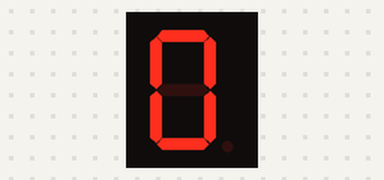
This sketch was run on a simulated Arduino Uno, built with avr-gcc and run on an emulated ATmega328P. Shown: 1-digit seven-segment display. Wiring (inferred from the names in the program): 1-digit 7-segment display, segments lit when HIGH: segments pin 2, pin 3, pin 5, pin 6, pin 7, pin 9, pin 8, pin 4. The segment pins are drawn as the display they are named for.

Above: at 0.1 s.
At 4.1 s:
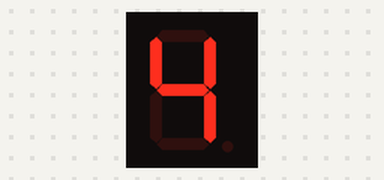
At 9.1 s:
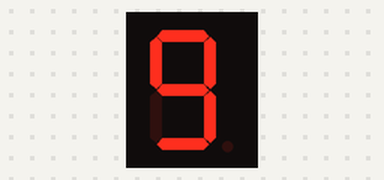
At 18.1 s:
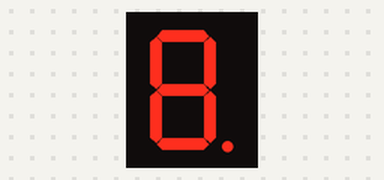
At 28.1 s:
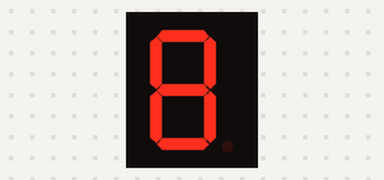
At 39.1 s:
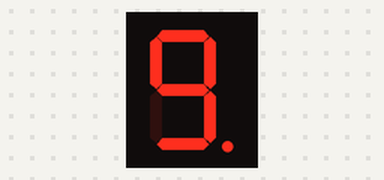

The sketch:

ch05_7segled_number.ino
```cpp
// 七段顯示器每一段連接的腳位定義
#define SEG_E_PIN 7
#define SEG_D_PIN 6
#define SEG_C_PIN 5
#define SEG_DP_PIN 4
#define SEG_B_PIN 3
#define SEG_A_PIN 2
#define SEG_F_PIN 9
#define SEG_G_PIN 8

#define SEG_TOTAL 8 // 總共八段（包含小數點）
int pins[SEG_TOTAL] = {
  SEG_A_PIN, SEG_B_PIN, SEG_C_PIN, SEG_D_PIN,
  SEG_E_PIN, SEG_F_PIN, SEG_G_PIN, SEG_DP_PIN
};

#define NUMBER_TOTAL 10 // 10個數字，0、1、2、...、8、9
// 以二維陣列存放數字與每一段的亮滅對應關係
boolean numbers[NUMBER_TOTAL][SEG_TOTAL] = {
  // A, B, C, D, E, F, G, DP
  {HIGH, HIGH, HIGH, HIGH, HIGH, HIGH, LOW, LOW}, // 0
  {LOW, HIGH, HIGH, LOW, LOW, LOW, LOW, LOW}, // 1
  {HIGH, HIGH, LOW, HIGH, HIGH, LOW, HIGH, LOW}, // 2
  {HIGH, HIGH, HIGH, HIGH, LOW, LOW, HIGH, LOW}, // 3
  {LOW, HIGH, HIGH, LOW, LOW, HIGH, HIGH, LOW}, // 4
  {HIGH, LOW, HIGH, HIGH, LOW, HIGH, HIGH, LOW}, // 5
  {HIGH, LOW, HIGH, HIGH, HIGH, HIGH, HIGH, LOW}, // 6
  {HIGH, HIGH, HIGH, LOW, LOW, HIGH, LOW, LOW}, // 7
  {HIGH, HIGH, HIGH, HIGH, HIGH, HIGH, HIGH, LOW}, // 8
  {HIGH, HIGH, HIGH, HIGH, LOW, HIGH, HIGH, LOW}, // 9
};

// 參數n是想要顯示的數字
// 參數dp代表要不要點亮小數點
void displayNumber(int n, boolean dp){
  if(n < 0 || 9 < n)
    return;

  for(int i = 0; i < SEG_TOTAL; i++){
    digitalWrite(pins[i], numbers[n][i]);
  }
  digitalWrite(SEG_DP_PIN, dp);
}
void displayNothing(){ // 七段顯示器全部熄滅
  for(int i = 0; i < SEG_TOTAL; i++){
    digitalWrite(pins[i], LOW);
  }
}
void setup() {
  int i;
  for(i = 0; i < SEG_TOTAL; i++){
    pinMode(pins[i], OUTPUT);
  }
}
void loop() {
  int x;
  for(x = 0; x < NUMBER_TOTAL; x++){
    displayNumber(x, false);
    delay(1000);
    displayNothing();
  }
  for(x = 0; x < NUMBER_TOTAL; x++){
    displayNumber(x, true);
    delay(1000);
    displayNothing();
  }
}
```

Measured:
- what the display in image 1 shows lasts 1.0 s, from 4.0 s to 5.0 s
